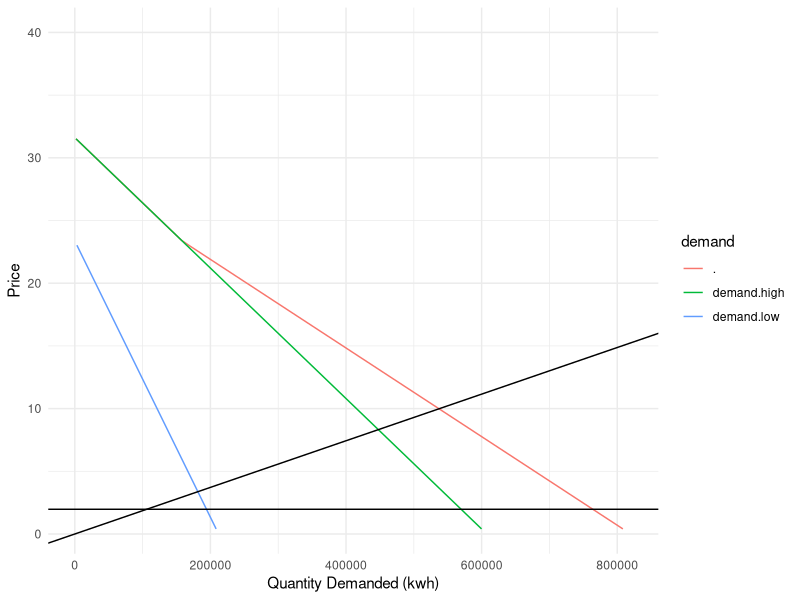
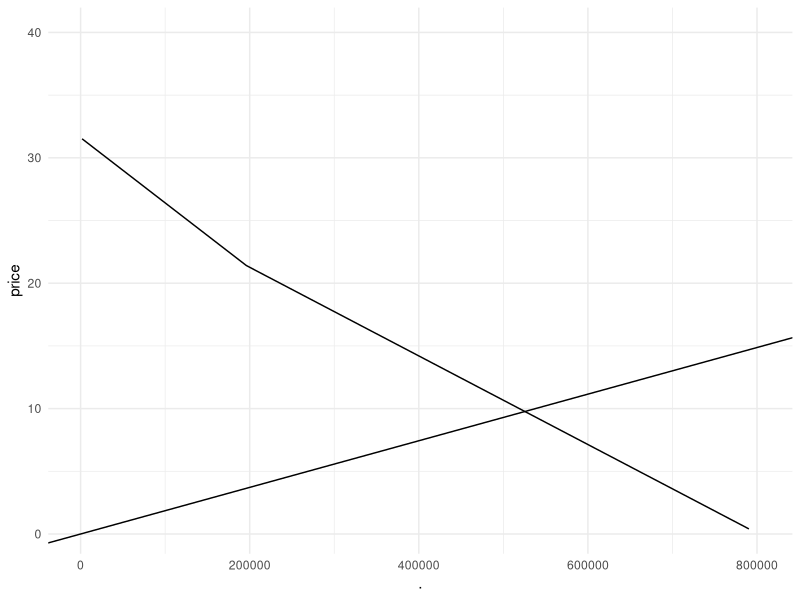

Source code (R) for these figures, in order:
## ---- chunk 1
knitr::opts_chunk$set(echo = TRUE, warning = FALSE, message = FALSE)

library(tidyverse)
library(here)

options(scipen = 999)
## ---- chunk 2
# read in the data
data <- read_csv(here('data/HW3_data.csv')) %>% 
  select(!1) 

# perform a linear fit
low.model <- lm(Price_Cents ~ Q_Low_Kwh, data)
high.model <- lm(Price_Cents ~ Q_High_Kwh, data)
## ---- chunk 3
# convert price to demand
demand <- function(price, model) {
  q <- (price - model$coefficients[[1]]) / model$coefficients[[2]]
  q <- ifelse(q < 0, 0, q)
  return(q)
}

# calculate aggregate demand
demand_agg <- function(price, tax) {
  new_price <- price + tax
  q <- demand(new_price, low.model) + demand(price, high.model)
  return(q)
}

# calculate consumer surplus
cs <- function(price, model) {
  q <- demand(price, model)
  cs <- 0.5 * (model$coefficients[[1]] - price) * q
  return(cs)
}

# aggregate consumer surplus
cs_agg <- function(price){
  cs <- cs(price, high.model) + cs(price, low.model)
  return(cs)
}

# producer surplus
ps <- function(price, q_eq){
  ps <- 0.5 * 10 * q_eq
  
  return(ps)
}

eq_p_q <- function(m1, m2, b1, b2){
  q_star <- (b2 - b1) / (m1 - m2)
  p_star <- m1 * q_star + b1
  vector <- c(q_star, p_star)
  return(vector)
}
## ---- chunk 4
# function that converts quantity in lbs to metric tons and returns mec
mec <- function(q, p){
  q_ton <- q / 2204.62
  p_kwh <- q_ton * p
  return(p_kwh)
}

mec <- round(mec(0.85, 51), 4) * 100

mec
## ---- chunk 5
price <- seq(0, 40, length.out = 100)
agg_demand <- demand_agg(price, 0) %>% 
  as.data.frame() %>% 
  cbind(price) %>% 
  mutate(demand.low = demand(price, low.model),
         demand.high = demand(price, high.model)) %>% 
  pivot_longer(c(., demand.low, demand.high),
               names_to = 'demand',
               values_to = 'quantity_d') 

agg_demand[agg_demand == 0] <- NA

# lm for agg demand 
agg_demand.lm <- agg_demand %>% 
  filter(quantity_d > 30000, demand == '.')

demand.lm <- lm(price ~ quantity_d, data = agg_demand.lm)

# calculating equilibrium quantity
q_eq <- (10 - demand.lm$coefficients[1]) / demand.lm$coefficients[2]

# slope of supply curve
supply <- 10 / q_eq

ggplot(agg_demand) +
  geom_line(aes(x = quantity_d, y = price, color = demand)) +
  geom_abline(slope = supply) +
  geom_hline(yintercept = mec) +
  theme_minimal() +
  labs(x = "Quantity Demanded (kwh)", y = "Price")
## ---- chunk 6
cs_low <- cs(10, low.model)
cs_high <- cs(10, high.model)
cs_aggr <- cs_agg(10)
p_s <- ps(10, q_eq)
env_cost <- q_eq * mec
## ---- chunk 7
cs_high_perc <- cs_high/cs_aggr *100
cs_low_perc <- cs_low/cs_aggr *100
## ---- chunk 8
# make new demand curve under the tax
new_agg_demand <- demand_agg(price, mec) %>%
  as.data.frame() %>% 
  cbind(price) 

new_agg_demand[new_agg_demand == 0] <- NA
  
ggplot(new_agg_demand) +
  geom_line(aes(x = ., y = price)) +
  geom_abline(slope = supply) +
  theme_minimal()

new_aggd.lm <- new_agg_demand %>% 
  filter(. > 250000)

lm.new_demand <- lm(price ~ ., data = new_aggd.lm)

new_eq <- eq_p_q(supply, lm.new_demand$coefficients[2], 0, lm.new_demand$coefficients[1])



